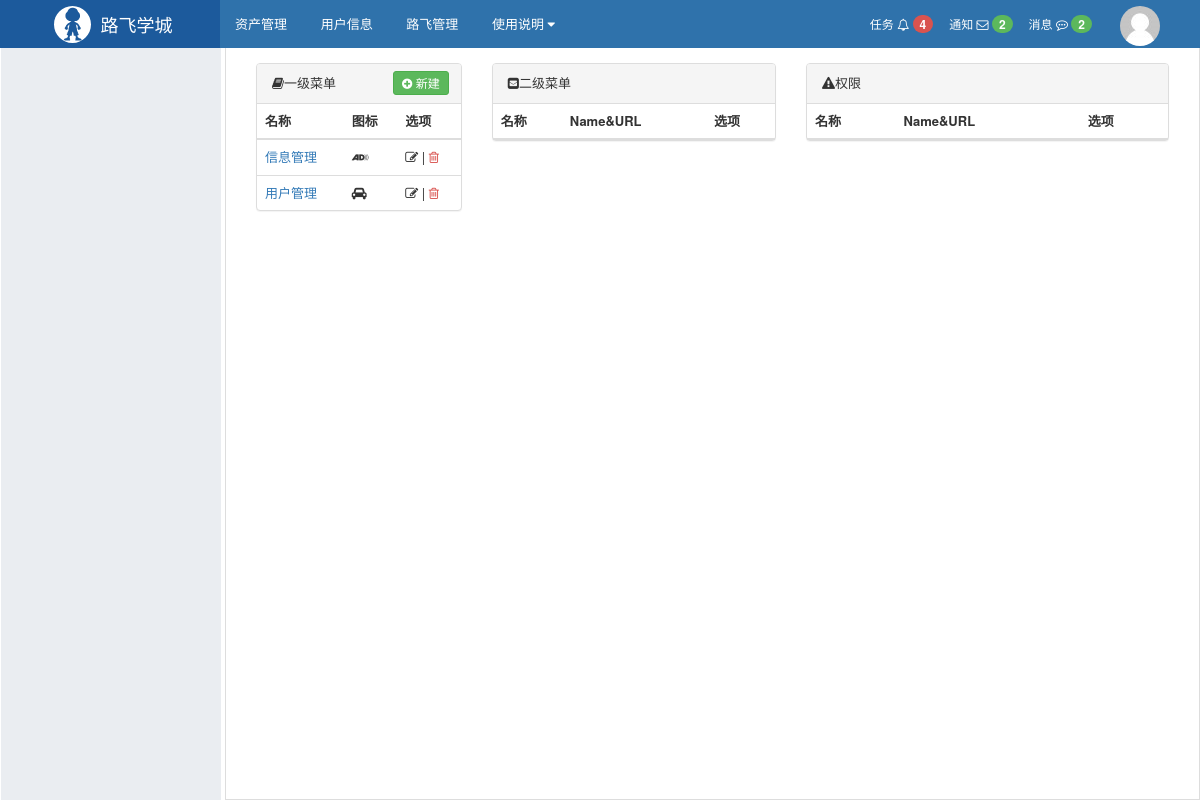
The page /rbac/menu/list/ on the database as committed earlier.
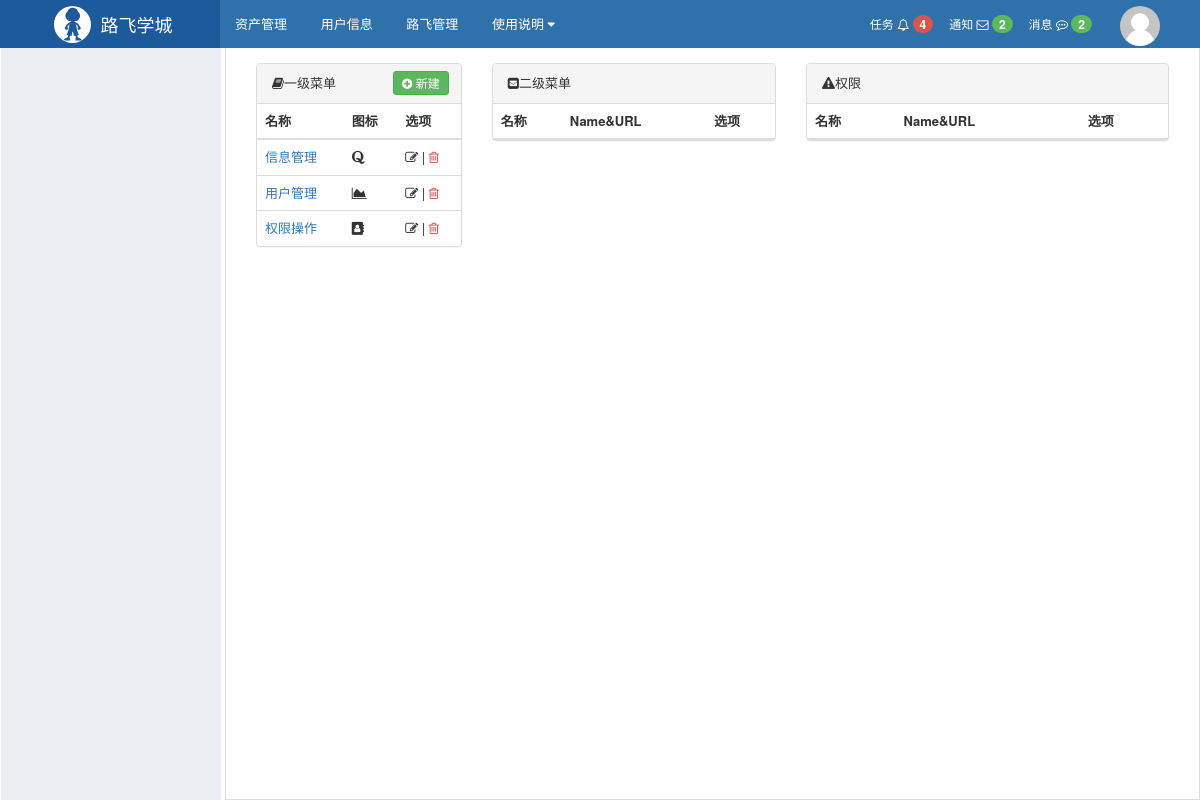
The same page on the database as committed later.
### rbac/models.py (models this page shows, shortened)
class Menu(models.Model):
    title = models.CharField(max_length=32, verbose_name='一级菜单名称')
    icon = models.CharField(max_length=64, verbose_name='图标')

### rbac/views/menu.py (the view)
def menu_list(request):
    menu_queryset = Menu.objects.all()
    menu_id = request.GET.get('mid')
    is_exist = Menu.objects.filter(id=menu_id).exists()
    if not is_exist:
        menu_id = None
    second_menu_id = request.GET.get('sid')
    is_exist = Permission.objects.filter(id=second_menu_id).exists()
    if not is_exist:
        second_menu_id = None
    if menu_id:
        second_menus = Permission.objects.filter(menu_id=menu_id)
    else:
        second_menus = []
    if second_menu_id:
        permissions = Permission.objects.filter(pid=second_menu_id)
    else:
        permissions = []
    return render(request, 'rbac/menu_list.html', {
        "menu_queryset": menu_queryset,
        'menu_id': menu_id,
        "second_menus": second_menus,
        "second_menu_id": second_menu_id,
        "permissions": permissions,
    })

### rbac/service/urls.py (called while the page is built)
def memory_url(request, name, *args, **kwargs):
    base_url = reverse(name, args=args, kwargs=kwargs)
    if not request.GET:
        return base_url
    query_dict = QueryDict(mutable=True)
    query_dict['_filter'] = request.GET.urlencode()
    return "%s?%s" % (base_url, query_dict.urlencode())

### rbac/templatetags/rbac.py (called while the page is built)
@register.simple_tag
def memory_url(request, name, *args, **kwargs):
    return urls.memory_url(request, name, *args, **kwargs)

### rbac/templates/rbac/menu_list.html (shortened to what this page needs)
{% extends 'layout.html' %}
{% load rbac %}
{% block content %}
<div class="luffy-container">
    <div class="col-md-3">
        <div class="panel panel-default">
            <div class="panel-heading">
                <i class="fa fa-book" aria-hidden="true"></i>一级菜单
                <a href="{% memory_url request 'rbac:menu_add' %}" class="right btn btn-success btn-xs"
                   style="padding: 2px 8px; margin: -3px">
                    <i class="fa fa-plus-circle" aria-hidden="true"></i>
                    新建
                </a>
            </div>
            <table class="table">
                <thead>
                <tr>
                    <th>名称</th>
                    <th>图标</th>
                    <th>选项</th>
                </tr>
                </thead>
                <tbody>
                {% for filed in menu_queryset %}
                <tr class="{% if menu_id == filed.id|safe %}active{% endif %}">
                    <td><a href="?mid={{ filed.id }}">{{ filed.title}}</a></td>
                    <td><i class="{{ filed.icon }}"></i></td>
                    <td>
                        <a style="color: #333333;" href="{% memory_url request 'rbac:menu_edit' pk=filed.id %}">
                            <i class="fa fa-edit" aria-hidden="true"></i></a>
                        |
                        <a style="color: #d9534f;" href="{% memory_url request 'rbac:menu_del' pk=filed.id %}">
                            <i class="fa fa-trash-o"></i></a>
                    </td>
                </tr>
                {% endfor %}
                </tbody>
            </table>
        </div>
    </div>
    <div class="col-md-4">
        <div class="panel panel-default">
            <div class="panel-heading">
                <i class="fa fa-envelope-square" aria-hidden="true"></i>二级菜单
            </div>
            <table class="table">
                <thead>
                <tr>
                    <th>名称</th>
                    <th>Name&URL</th>
                    <th>选项</th>
                </tr>
                </thead>
            </table>
        </div>
    </div>
    <div class="col-md-5">
        <div class="panel panel-default">
            <div class="panel-heading">
                <i class="fa fa-exclamation-triangle" aria-hidden="true"></i>权限
            </div>
            <table class="table">
                <thead>
                <tr>
                    <th>名称</th>
                    <th>Name&URL</th>
                    <th>选项</th>
                </tr>
                </thead>
            </table>
        </div>
    </div>
</div>
{% endblock %}

### web/templates/layout.html (shortened to what this page needs)
{% load static %}
{% load rbac %}
<!DOCTYPE html>
<html lang="en">
<head>
    <link rel="stylesheet" href="{% static 'plugins/bootstrap/css/bootstrap.css' %} "/>
    <link rel="stylesheet" href="{% static 'plugins/font-awesome/css/font-awesome.css' %} "/>
    <link rel="stylesheet" href="{% static 'css/commons.css' %} "/>
    <link rel="stylesheet" href="{% static 'css/nav.css' %} "/>
    <link rel="stylesheet" href="{% static 'rbac/css/rbac.css' %} "/>
</head>
<body>
<div class="pg-header">
    <div class="nav">
        <div class="logo-area left">
            <a href="#">
                <img class="logo" src="{% static 'imgs/logo.svg' %}">
                <span style="font-size: 18px;">路飞学城 </span>
            </a>
        </div>
        <div class="left-menu left">
            <a class="menu-item">资产管理</a>
            <a class="menu-item">用户信息</a>
            <a class="menu-item">路飞管理</a>
            <div class="menu-item">
                <span>使用说明</span>
                <i class="fa fa-caret-down" aria-hidden="true"></i>
            </div>
        </div>
        <div class="right-menu right clearfix">
            <div class="user-info right">
                <a href="#" class="avatar">
                    <img class="img-circle" src="{% static 'imgs/default.png' %}">
                </a>
            </div>
            <a class="user-menu right">
                消息
                <i class="fa fa-commenting-o" aria-hidden="true"></i>
                <span class="badge bg-success">2</span>
            </a>
            <a class="user-menu right">
                通知
                <i class="fa fa-envelope-o" aria-hidden="true"></i>
                <span class="badge bg-success">2</span>
            </a>
            <a class="user-menu right">
                任务
                <i class="fa fa-bell-o" aria-hidden="true"></i>
                <span class="badge bg-danger">4</span>
            </a>
        </div>
    </div>
</div>
<div class="pg-body">
    <div class="left-menu">
    </div>
    <div class="right-body">
        {% block content %} {% endblock %}
    </div>
</div>
</body>
</html>

### web/static/css/commons.css (style rules this page uses)
body { margin: 0; }
img { border: 0; }
.left { float: left; }
.right { float: right; }
.clearfix:after { clear: both; display: block; visibility: hidden; height: 0; }
.bg-danger { background-color: #d9534f !important; color: #ffffff; }
.bg-success { background-color: #5cb85c !important; color: #ffffff; }
.badge { display: inline-block; min-width: 10px; padding: 3px 7px; font-size: 12px; font-weight: bold; line-height: 1; color: #fff; text-align: center; white-space: nowrap; vertical-align: baseline; background-color: #777; border-radius: 10px; }
.img-circle { border-radius: 50%; }

### web/static/css/nav.css (style rules this page uses)
.nav { min-width: 980px; height: 48px; background-color: #2F72AB; color: #ffffff; line-height: 48px; overflow: visible; font-size: 12px; }
.nav .logo-area { width: 220px; overflow: hidden; height: 48px; text-align: center; background-color: #1c5a9c; }
.nav .logo-area > a { color: #ffffff; text-decoration: none; display: inline-block; }
.nav .logo-area .logo { height: 37px; width: 37px; float: left; margin: 6px; margin-right: 10px; }
.nav .left-menu { font-size: 13px; }
.nav .left-menu .menu-item { display: inline-block; padding: 0 15px; cursor: pointer; position: relative; color: white; text-decoration: none; }
.nav .right-menu .user-menu { padding: 0 8px; cursor: pointer; color: white; text-decoration: none; }
.nav .right-menu .user-info { padding: 0 30px 0 10px; height: 48px; position: relative; }
.nav .right-menu .user-info .avatar { display: inline-block; padding: 0 10px; height: 48px; }

Rows that differ between the two databases and show on the page:
changed Menu "信息管理": icon "fa fa-audio-description" → "fa fa-quora" (drawn)
changed Menu "用户管理": icon "fa fa-car" → "fa fa-area-chart" (drawn)
added Menu: title "权限操作"
